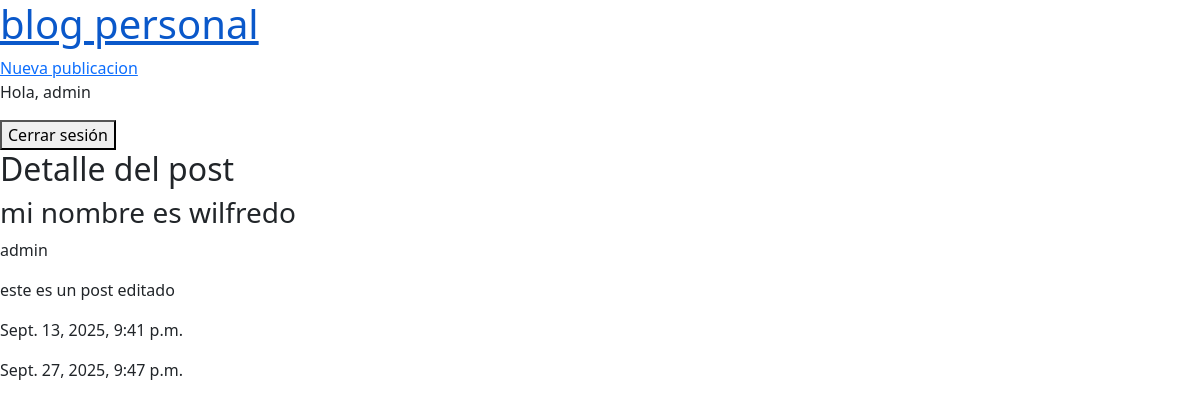
The page /post/1/ (signed in) on the database as committed earlier.
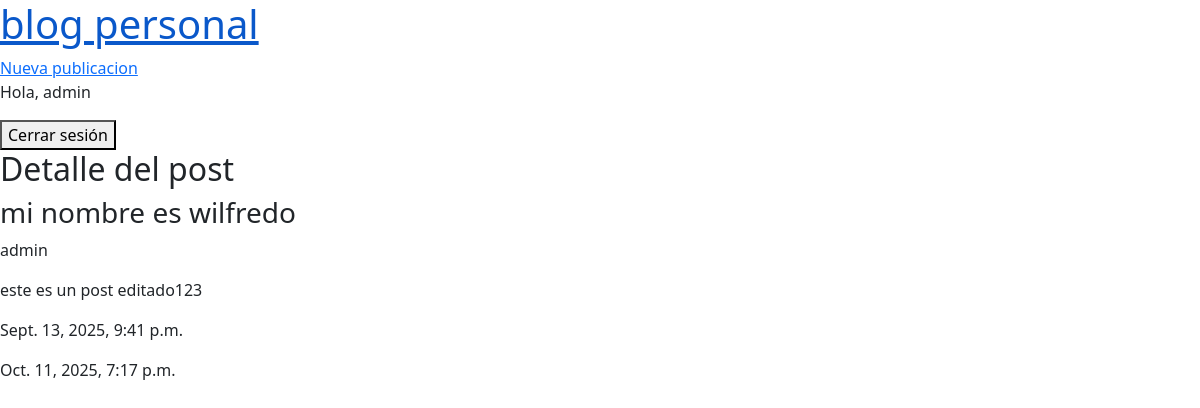
The same page on the database as committed later.
### blog/models.py (models this page shows, shortened)
class Post(models.Model):
    title = models.CharField(max_length=200)
    content = models.TextField()
    body = models.TextField()
    created_at = models.DateTimeField(auto_now_add=True)
    updated_at = models.DateTimeField(auto_now=True)
    author = models.ForeignKey("auth.User", on_delete=models.CASCADE)

### blog/views.py (the view)
# urls.py: path("post/<int:pk>/", PostDetailView.as_view(), name="post-detail"),
class PostDetailView(LoginRequiredMixin, DetailView):
    model = Post
    template_name = "post-detail.html"

### templates/post-detail.html (shortened to what this page needs)
{% extends '_base.html' %}
{% block content %}
    <h2>Detalle del post </h2>
        <h3>{{ post.title }}</h3>
        <p>{{ post.author }}</p>
        <p>{{ post.body }}</p>
        <p>{{ post.created_at }}</p>
        <p>{{ post.updated_at }}</p>
{% endblock %}

Rows that differ between the two databases and show on the page:
changed Post "mi nombre es wilfredo": body "este es un post editado" → "este es un post editado123"; updated_at "Sept. 27, 2025, 9:47 p.m." → "Oct. 11, 2025, 7:17 p.m."
